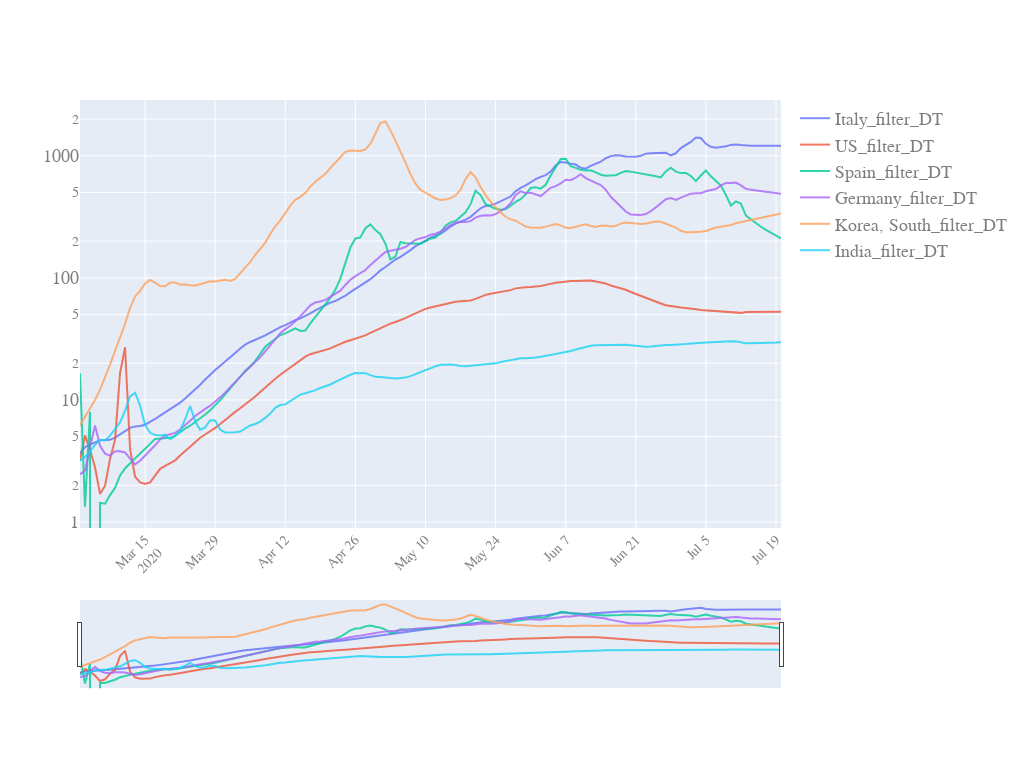

Source (notebook cell):
### Code cell
start_pos=40
quick_plot(df_analyse.date[start_pos:],
           df_analyse.iloc[start_pos:,[19,20,21,22,23,24]],
           y_scale='log',
           slider=True,
          mode_plot='lines')

### Figure 1 — Plotly figure (JSON) as saved in the notebook; plotly's stock layout.template omitted (floating-point values rounded to 4 significant figures; data arrays with more than 128 entries replaced by an {"elided": "..."} marker saying what was removed)
{"data": [{"mode": "lines", "name": "Italy_filter_DT", "opacity": 0.8, "type": "scatter", "x": {"elided": "141 str values"}, "y": {"elided": "141 float values"}}, {"mode": "lines", "name": "US_filter_DT", "opacity": 0.8, "type": "scatter", "x": {"elided": "141 str values"}, "y": {"elided": "141 float values"}}, {"mode": "lines", "name": "Spain_filter_DT", "opacity": 0.8, "type": "scatter", "x": {"elided": "141 str values"}, "y": {"elided": "141 float values"}}, {"mode": "lines", "name": "Germany_filter_DT", "opacity": 0.8, "type": "scatter", "x": {"elided": "141 str values"}, "y": {"elided": "141 float values"}}, {"mode": "lines", "name": "Korea, South_filter_DT", "opacity": 0.8, "type": "scatter", "x": {"elided": "141 str values"}, "y": {"elided": "141 float values"}}, {"mode": "lines", "name": "India_filter_DT", "opacity": 0.8, "type": "scatter", "x": {"elided": "141 str values"}, "y": {"elided": "141 float values"}}], "layout": {"autosize": true, "font": {"color": "#7f7f7f", "family": "PT Sans, monospace", "size": 18}, "height": 768, "width": 1024, "xaxis": {"nticks": 20, "rangeslider": {"visible": true}, "tickangle": -45, "tickfont": {"color": "#7f7f7f", "size": 14}}, "yaxis": {"type": "log"}}}
